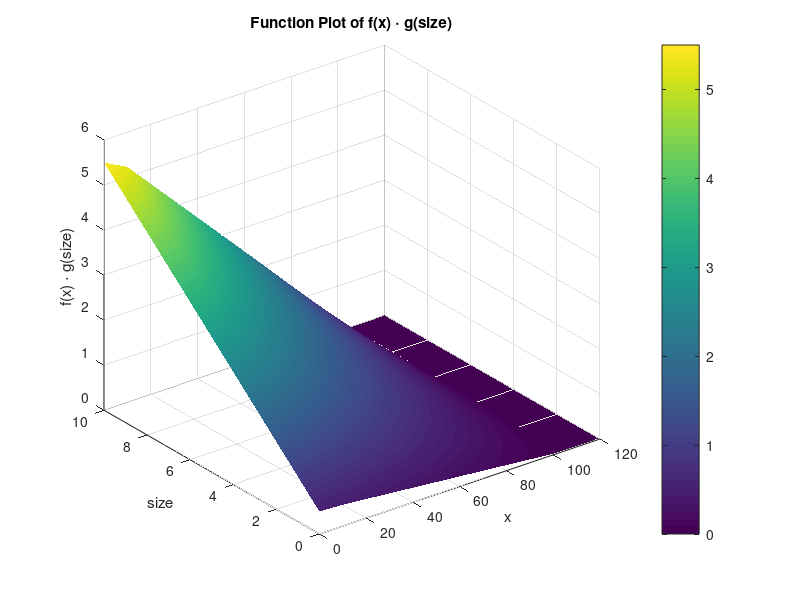
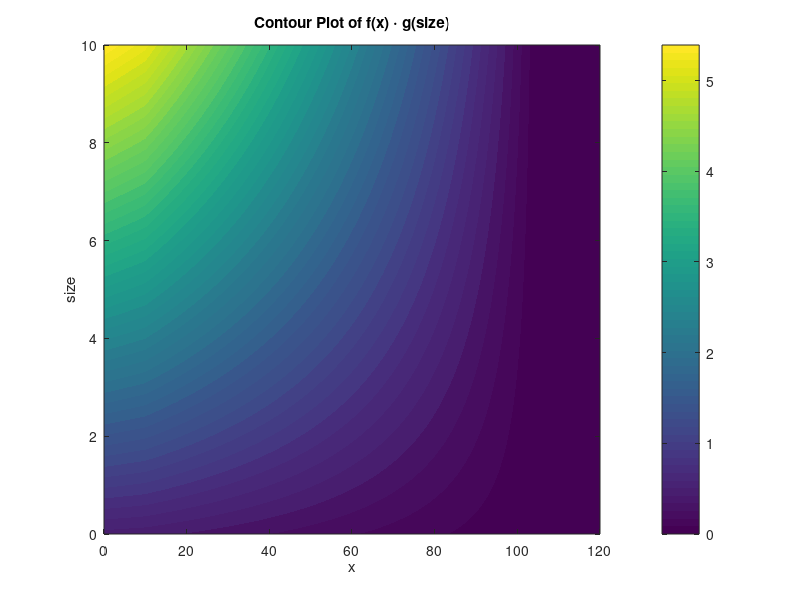

Source code (MATLAB) for these figures, in order:
% 定义变量范围
x = linspace(0, 120, 500); % x 范围从 0 到 120
size_range = linspace(0, 10, 500); % size 范围从 0 到 10

% 创建网格
[X, Size] = meshgrid(x, size_range);

% 定义分段函数 f(x)
F = zeros(size(X)); % 初始化 F
F(X >= 0 & X <= 10) = -0.005 * X(X >= 0 & X <= 10) + 1;
F(X > 10 & X <= 105) = -0.01 * X(X > 10 & X <= 105) + 1.05;

% 定义 g(size)
G = (Size + 1) * 0.5;

% 计算 f(x) * g(size)
Z = F .* G;

% 绘制三维曲面图
figure;
surf(X, Size, Z, 'EdgeColor', 'none');
xlabel('x');
ylabel('size');
zlabel('f(x) \cdot g(size)');
title('Function Plot of f(x) \cdot g(size)');
colorbar;

% 如果需要绘制等高线图，可以使用 contour 函数
figure;
contourf(X, Size, Z, 50, 'LineColor', 'none');
xlabel('x');
ylabel('size');
title('Contour Plot of f(x) \cdot g(size)');
colorbar;